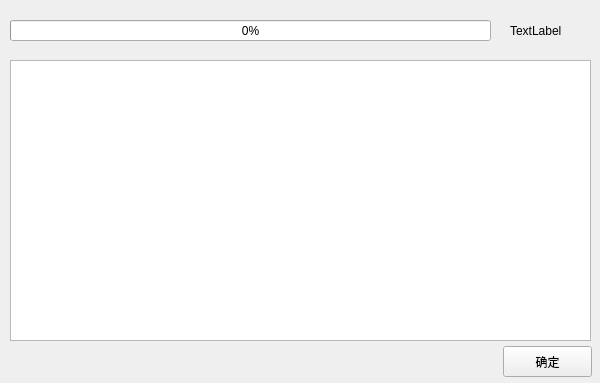
<?xml version="1.0" encoding="UTF-8"?>
<ui version="4.0">
 <class>updateWidget</class>
 <widget class="QWidget" name="updateWidget">
  <property name="geometry">
   <rect>
    <x>0</x>
    <y>0</y>
    <width>600</width>
    <height>383</height>
   </rect>
  </property>
  <property name="maximumSize">
   <size>
    <width>600</width>
    <height>429</height>
   </size>
  </property>
  <property name="windowTitle">
   <string>Form</string>
  </property>
  <widget class="QProgressBar" name="progressBar">
   <property name="geometry">
    <rect>
     <x>10</x>
     <y>20</y>
     <width>481</width>
     <height>21</height>
    </rect>
   </property>
   <property name="value">
    <number>0</number>
   </property>
  </widget>
  <widget class="QLabel" name="label">
   <property name="geometry">
    <rect>
     <x>510</x>
     <y>20</y>
     <width>67</width>
     <height>21</height>
    </rect>
   </property>
   <property name="text">
    <string>TextLabel</string>
   </property>
  </widget>
  <widget class="QTextEdit" name="textEdit">
   <property name="geometry">
    <rect>
     <x>10</x>
     <y>60</y>
     <width>581</width>
     <height>281</height>
    </rect>
   </property>
  </widget>
  <widget class="QPushButton" name="ok_button">
   <property name="geometry">
    <rect>
     <x>503</x>
     <y>346</y>
     <width>89</width>
     <height>31</height>
    </rect>
   </property>
   <property name="text">
    <string>确定</string>
   </property>
  </widget>
 </widget>
 <resources/>
 <connections/>
</ui>
